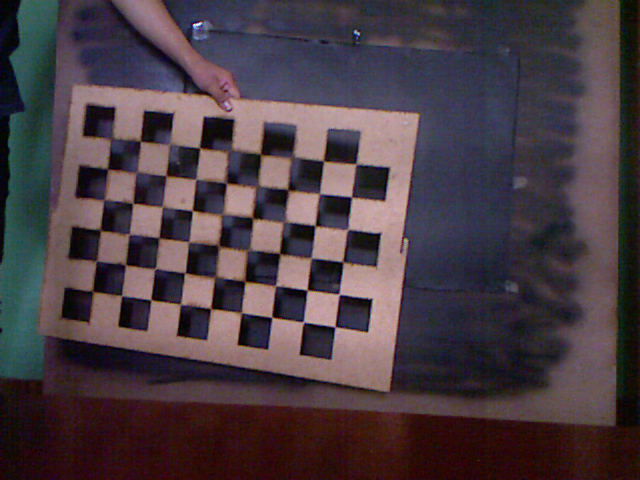
#> input picture src/test/errorProyeccionNuevaCam/images/rgb/image1.png, 640 x 480 px, given as the content of the folder ../modules/ExtrinsicCalibration/data/prueba/test2/thermal, which was not available
$ python errorHomografia.py   (older library calls are emulated)
#> lines starting #> are read from the running program, lines starting #| are printed output that depends on the picture; pictures that were not available may be replaced by others from this repository, and a replacement may not be noted
#> in startExtrinsicCalibration, imageSrc is the input picture: shape (480, 640, 3); mean B, G, R 67.3, 60.7, 73.7
import numpy as np
import cv2
import glob
import matplotlib.pyplot as plt

patternDimensions = [9,6]

criteria = (cv2.TERM_CRITERIA_EPS +
                 cv2.TERM_CRITERIA_MAX_ITER, 30, 0.001)
TIPO_CALIB = 1
pathImagesSrc = ''
pathImagesDst = ''

if TIPO_CALIB == 0:
    homographyMatrix = np.array([
        [1.1264347327871989, -0.020191966907453385, -22.833704680474998],
        [0.012794018479444707, 1.0970015658849894, -37.00759031921894],
        [5.961239148951807e-05, -5.700641962301782e-05, 1.0]
    ])
    pathImagesSrc = '../modules/ExtrinsicCalibration/data/prueba/rgb-depth/rgb'
    pathImagesDst = '../modules/ExtrinsicCalibration/data/prueba/rgb-depth/depth'
if TIPO_CALIB == 1:
    homographyMatrix = np.array([
        [0.6871734366457675, 0.0014052801781046797, 99.59110485776192],
        [-0.00029236439381231206, 0.5845205173606985, 99.72055327863976],
        [-2.6274689270337406e-06, 4.4380963401159094e-06, 1.0]
    ])
    pathImagesSrc = '../modules/ExtrinsicCalibration/data/prueba/test2/thermal'
    pathImagesDst = '../modules/ExtrinsicCalibration/data/prueba/test2/rgb'

patternImagesSrc = glob.glob(pathImagesSrc+"/*.png")
patternImagesDst = glob.glob(pathImagesDst+"/*.png")

def rgbToDepthImage(rgbImage):
    #rgbImage = cv2.imread(relativePathRgb)
    imageDst = cv2.warpPerspective(rgbImage,
                homographyMatrix, rgbImage.shape[::-1][1:3])
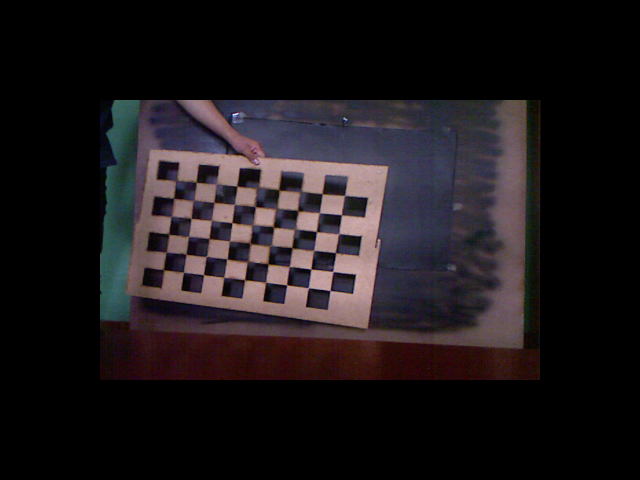
#> imageDst: shape (480, 640, 3); mean B, G, R 27, 24.4, 29.6
    return imageDst


def findChessCorners(imageSrc, imageDst):
    corners2ImageSrc = []
    corners2ImageDst = []
    grayImageSrc = cv2.cvtColor(
            imageSrc, cv2.COLOR_BGR2GRAY)
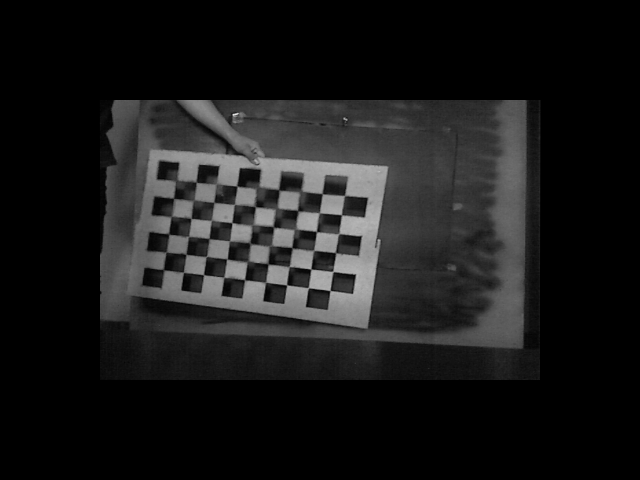
#> grayImageSrc: shape (480, 640); min 0, max 233, mean 26.2
    grayImageDst = cv2.cvtColor(
            imageDst, cv2.COLOR_BGR2GRAY)
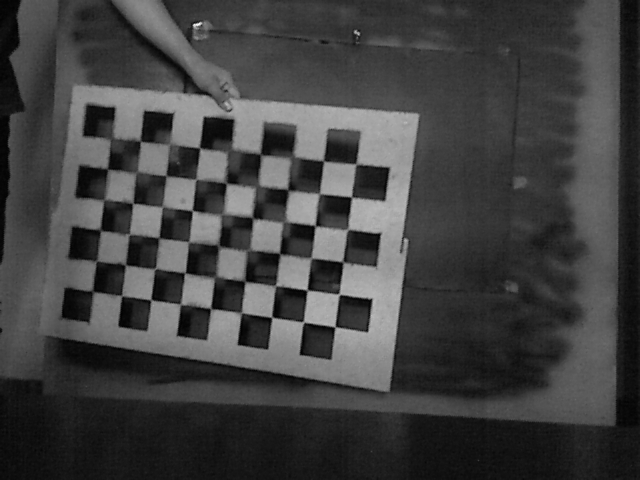
#> grayImageDst: shape (480, 640); min 1, max 252, mean 65.3
    retImageSrc, cornersImageSrc = cv2.findChessboardCorners(
        grayImageSrc, (patternDimensions[1], patternDimensions[0]), None)
#> retImageSrc = True; cornersImageSrc = 54 rows, first 8: [163.5, 269.5], [166.1, 252.1], [168.6, 233.8], [171.3, 216.3], [173.5, 198.4], [176.6, 179.8], [183.5, 272.3], [185.9, 254.4]
    #print(retImageSrc)
    retImageDst, cornersImageDst = cv2.findChessboardCorners(
        grayImageDst, (patternDimensions[1], patternDimensions[0]), None)
#> retImageDst = True; cornersImageDst = 54 rows, first 8: [92.19, 290.4], [96.51, 260.9], [100.8, 230.5], [103.9, 199.8], [107.1, 168.8], [112, 138.5], [121.6, 295.9], [125.5, 264.8]
    #print(retImageDst)

    if retImageSrc and retImageDst:
        corners2ImageSrc = cv2.cornerSubPix(
            grayImageSrc, cornersImageSrc, (11, 11), (-1, -1), criteria)
#> corners2ImageSrc = 54 rows, first 8: [163.4, 269.9], [166.3, 252.1], [168.6, 234.2], [171.4, 216.4], [173.8, 198.4], [176, 180.2], [183.5, 272.3], [186.1, 254.2]
        corners2ImageDst = cv2.cornerSubPix(
            grayImageDst, cornersImageDst, (11, 11), (-1, -1), criteria)
#> corners2ImageDst = 54 rows, first 8: [92.67, 291.5], [96.59, 261], [100.3, 230.1], [104.1, 200.1], [107.6, 169], [111.9, 138.3], [121.6, 295.7], [125.5, 264.7]

    return (corners2ImageSrc, corners2ImageDst)

def filterRed(frame):
    frame[:, :, 0] = 150
    return frame

def filterLog(frame):
    c = 255/np.log(256)
    newFrame = c*np.log(1+frame.astype(np.float))
    newFrame = np.array(newFrame, dtype=np.uint8)
    return newFrame

def startExtrinsicCalibration(imagesSrc, imagesDst):
    pointsSrc = []
    pointsDst = []
    for which in range(len(imagesDst)):
        imageSrc = cv2.imread(imagesSrc[which])
        newRgb = rgbToDepthImage(imageSrc)
        imageDst = cv2.imread(imagesDst[which])
        # displaying image
        #cv2.imshow('imageSrc', imageSrc)

        #cv2.imshow('imageDst', imageDst)

        if TIPO_CALIB == 1:
            # [4 lines of commented-out code are left out]
            pass
        #cv2.imshow('newRgb', newRgb)
        #cv2.waitKey(0)
        psrc, pdst = findChessCorners(newRgb, imageDst)
#> psrc has the same summary as corners2ImageSrc in findChessCorners; pdst has the same summary as corners2ImageDst in findChessCorners
        if isinstance(psrc, np.ndarray):
            pointsSrc.append(psrc)
            pointsDst.append(pdst)
        #add wait key. window waits till user press any key
    #and finally destroy/Closing all open windows
    #cv2.destroyAllWindows()
    return (pointsSrc, pointsDst)


def getError(pointSrc, pointDst):
        totalError = 0
        errors = []
        for i in range(len(pointDst)):
            error = cv2.norm(
                pointSrc[i], pointDst[i], cv2.NORM_L2)/len(pointDst)
            errors.append(error)
            totalError += error
        error = totalError/len(errors)

        for index in range(len(errors)):
                print(errors[index])
                if errors[index] > error:
                        #os.remove(nameImages[index])
                        pass
        return (error, errors)


def getResult(pointsSrc, pointsDst):
    totalError, errors = getError(pointsSrc, pointsDst)
    print('total error: ', totalError)
    print(errors)
    nImages = np.linspace(0, len(errors)-1,  len(errors))
    print(nImages)
    plt.plot(nImages, errors)
    plt.title('Error de proyección')
    plt.xlabel('frame', fontsize=16)
    plt.ylabel('error', fontsize=16)
    plt.grid()
    plt.show()

#> (the run stopped early here; a loop or call above may not have finished)
